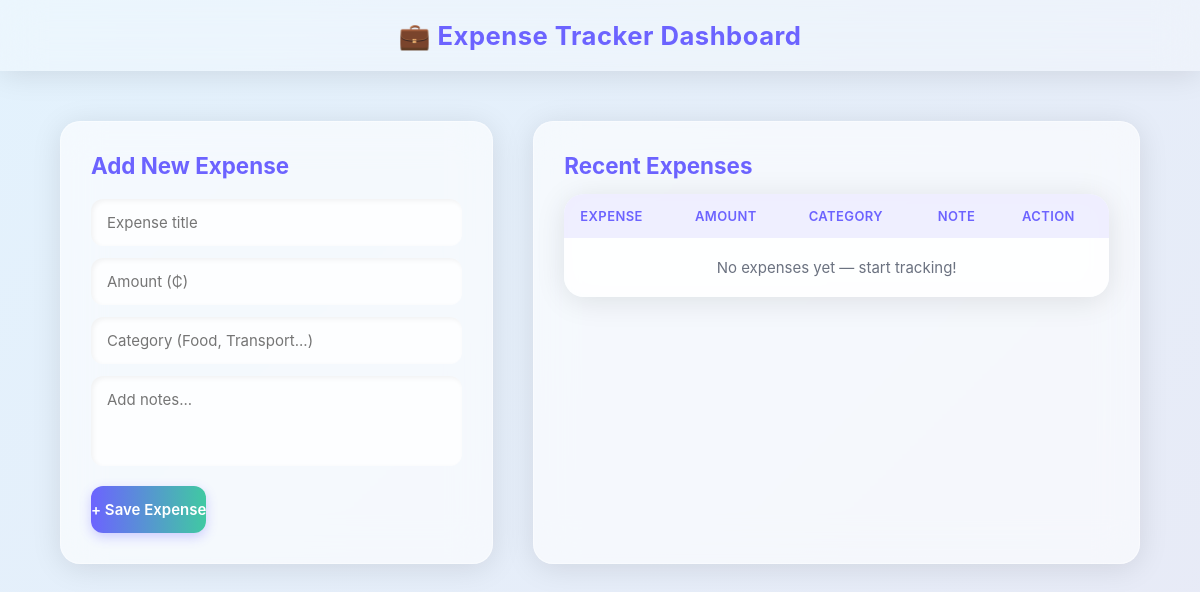
Before: / with the older database file.
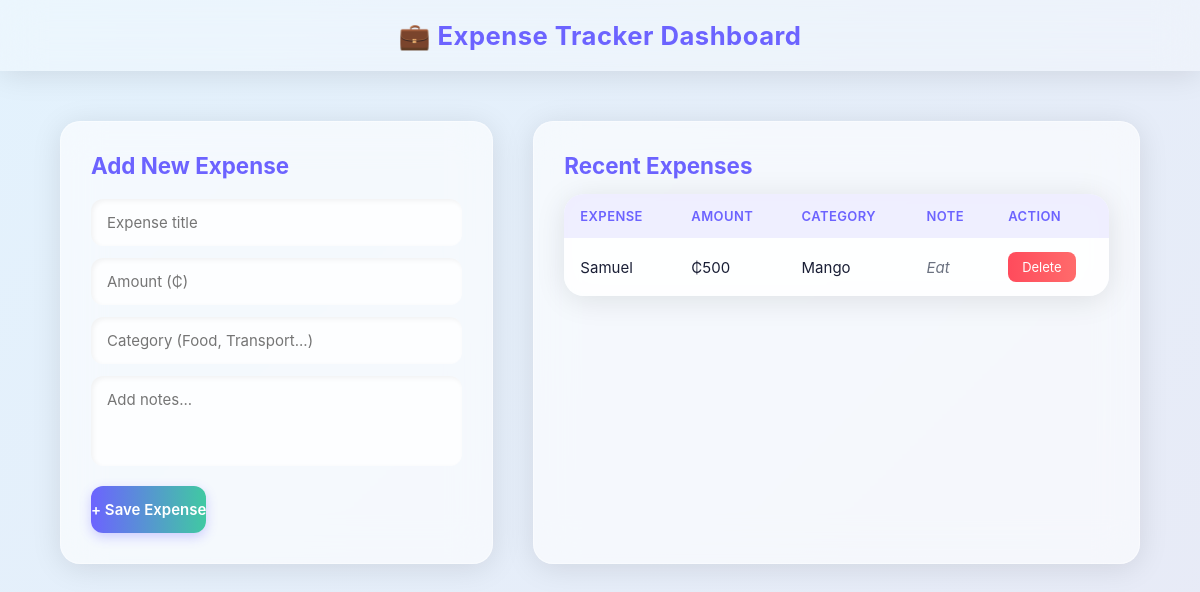
After: the same page with the newer database file.
### TrackerApp/models.py (models this page shows, shortened)
class TrackerApp(models.Model):
    expenses = models.CharField(max_length=100)
    amount = models.CharField(max_length=100)
    category = models.CharField(max_length=100)
    date_registered = models.DateTimeField(auto_now_add=True)
    note = models.CharField(max_length=100)

### TrackerApp/views.py (the view, shortened to what this page needs)
# urls.py: path('', views.SaveExpenses, name='save'),
def SaveExpenses(request):
    all_expenses = TrackerApp.objects.all().order_by('-date_registered')
    return render(request, 'frontend/index.html', {'expenses_list': all_expenses})

### TrackerApp/templates/frontend/index.html (shortened to what this page needs)
<!DOCTYPE html>
<html lang="en">
<head>
</head>
<body>
  <div class="navbar">💼 Expense Tracker Dashboard</div>
  <div class="container">
    <div class="card form-section">
      <h2>Add New Expense</h2>
      <form method="post">
        <div class="form-group">
          <input type="text" name="expenses" placeholder="Expense title">
          <input type="text" name="amount" placeholder="Amount (₵)">
          <input type="text" name="category" placeholder="Category (Food, Transport...)">
          <textarea name="note" placeholder="Add notes..."></textarea>
        </div>
        <button class="btn">+ Save Expense</button>
      </form>
    </div>
    <div class="card table-section">
      <h2>Recent Expenses</h2>
      <table>
        <tr>
          <th>Expense</th>
          <th>Amount</th>
          <th>Category</th>
          <th>Note</th>
          <th>Action</th>
        </tr>
        {% for item in expenses_list %}
        <tr>
          <td>{{ item.expenses }}</td>
          <td>₵{{ item.amount }}</td>
          <td>{{ item.category }}</td>
          <td class="note">{{ item.note }}</td>
          <td>
            <a href="{% url 'delete_expense' item.id %}">
              <button type="button" class="btn-delete">Delete</button>
            </a>
          </td>
        </tr>
        {% empty %}
        <tr>
          <td colspan="5" style="text-align:center; color: var(--muted); padding: 20px;">
            No expenses yet — start tracking!
          </td>
        </tr>
        {% endfor %}
      </table>
    </div>
  </div>
</body>
</html>

### TrackerApp/templates/frontend/index.html (style rules this page uses)
:root { --bg: linear-gradient(135deg, #e3f2fd 0%, #e8eaf6 100%); --card-bg: rgba(255, 255, 255, 0.6); --border: rgba(255, 255, 255, 0.4); --accent: #6c63ff; --accent-2: #40c9a2; --delete: #ff4b5c; --text: #1a1f36; --muted: #6b7280; --radius: 20px; --blur: 20px; --shadow: 0 4px 30px rgba(0, 0, 0, 0.1); --font: 'Inter', system-ui, -apple-system, 'Segoe UI', Roboto, sans-serif; }
* { box-sizing: border-box; padding: 0; margin: 0; font-family: var(--font); }
body { background: var(--bg); min-height: 100vh; display: flex; flex-direction: column; align-items: center; color: var(--text); animation: fadeIn 1s ease; }
.navbar { width: 100%; background: rgba(255, 255, 255, 0.3); backdrop-filter: blur(var(--blur)); box-shadow: var(--shadow); padding: 20px 10%; text-align: center; font-size: 1.6rem; font-weight: 700; color: var(--accent); letter-spacing: 0.5px; position: sticky; top: 0; z-index: 10; }
.container { margin-top: 50px; width: 90%; max-width: 1100px; display: grid; grid-template-columns: 1fr 1.4fr; gap: 40px; }
.card { background: var(--card-bg); border: 1px solid var(--border); border-radius: var(--radius); box-shadow: var(--shadow); backdrop-filter: blur(var(--blur)); padding: 30px; transition: all 0.3s ease; }
.form-section h2 { color: var(--accent); margin-bottom: 20px; font-size: 1.4rem; font-weight: 700; }
.form-group { display: flex; flex-direction: column; gap: 12px; margin-bottom: 20px; }
.form-group input, .form-group textarea { border: none; border-radius: 12px; padding: 14px 16px; font-size: 15px; background: rgba(255, 255, 255, 0.8); box-shadow: inset 2px 2px 5px rgba(0,0,0,0.05); transition: all 0.3s ease; }
textarea { min-height: 90px; resize: none; }
.btn { background: linear-gradient(90deg, var(--accent), var(--accent-2)); color: white; padding: 14px 0; font-size: 15px; font-weight: 600; border-radius: 12px; border: none; cursor: pointer; transition: all 0.3s ease; box-shadow: 0 4px 12px rgba(108, 99, 255, 0.3); }
.table-section h2 { color: var(--accent); margin-bottom: 15px; font-size: 1.4rem; font-weight: 700; }
table { width: 100%; border-collapse: collapse; border-radius: var(--radius); overflow: hidden; background: rgba(255, 255, 255, 0.75); backdrop-filter: blur(15px); box-shadow: var(--shadow); font-size: 15px; }
th, td { padding: 14px 16px; text-align: left; }
th { background: rgba(108, 99, 255, 0.1); color: var(--accent); font-weight: 600; text-transform: uppercase; font-size: 13px; letter-spacing: 0.4px; }
.btn-delete { background: linear-gradient(90deg, #ff4b5c, #ff6b6b); border: none; color: white; padding: 7px 14px; border-radius: 8px; font-size: 13px; cursor: pointer; transition: all 0.3s ease; }
td.note { color: var(--muted); font-style: italic; }

Changed rows visible on the page:
added TrackerApp: expenses "Samuel", amount "500", category "Mango", note "Eat"
Other visible differences:
text no longer shown: "No expenses yet — start tracking!"
